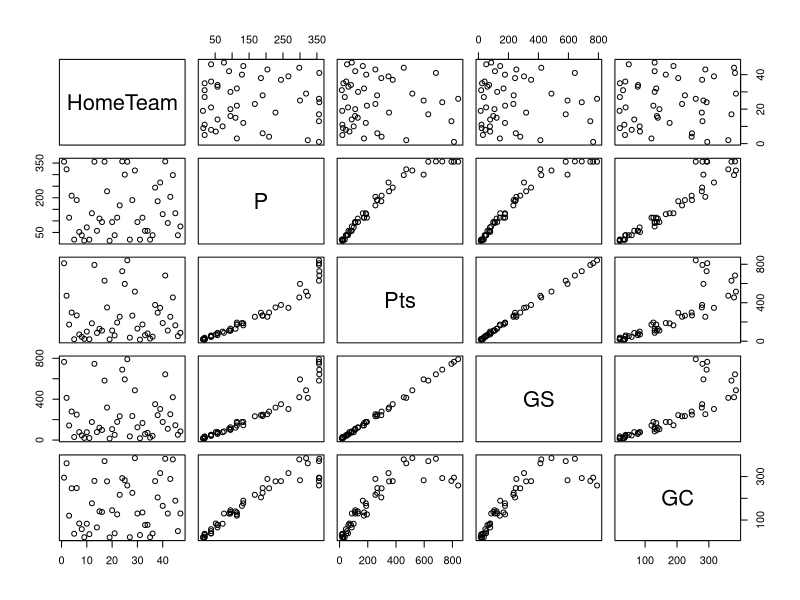
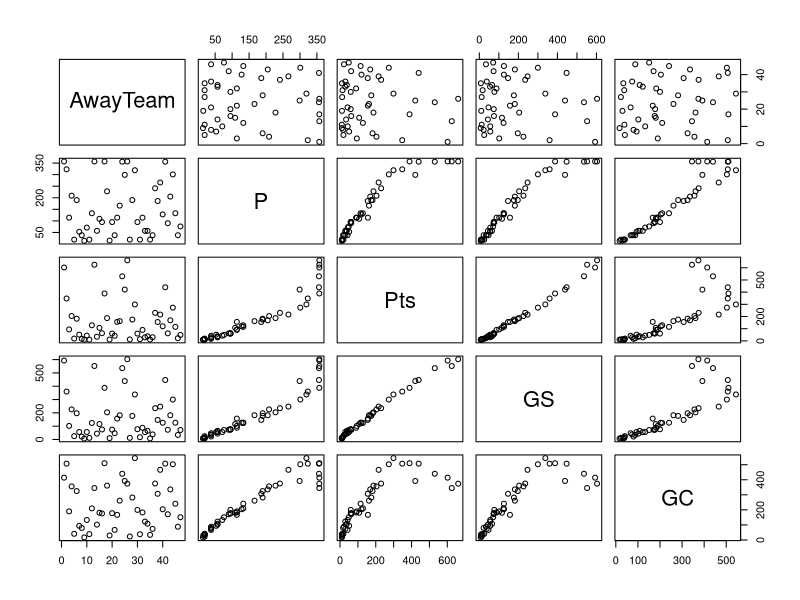

The R source for these figures, in order: (Note: this script raises an error after producing the figures.)
## ---- chunk 1
knitr::opts_chunk$set(echo = TRUE)
## ---- chunk 2
library(tidyverse)
library(dplyr)
## ---- chunk 3
EPL <- read.csv("EPL.csv")
sMatch <- paste(EPL$HomeTeam, EPL$AwayTeam, sep = " - ")
sTeams <- unique(c(EPL$HomeTeam, EPL$AwayTeam)) %>% sort

home_table <- EPL %>% 
          group_by(HomeTeam) %>%
          summarise(P = length(FTR),
                    Pts = sum((FTHG > FTAG) * 3 + (FTHG == FTAG) * 1),
                    GS = sum(FTHG),
                    GC = sum(FTAG)) %>%
          ungroup()

away_table <- EPL %>% 
          group_by(AwayTeam) %>%
          summarise(P = length(FTR),
                    Pts = sum((FTHG < FTAG) * 3 + (FTHG == FTAG) * 1),
                    GS = sum(FTAG),
                    GC = sum(FTHG)) %>%
          ungroup()

EPL.team.stats <- data.frame(Team = sTeams,
                            Points = home_table$Pts + away_table$Pts,
                            GD = (home_table$GS + away_table$GS) - (home_table$GC + away_table$GC),
                            TGS = (home_table$GS + away_table$GS)/(home_table$P + away_table$P),
                            TGC = (home_table$GC + away_table$GC)/(home_table$P + away_table$P), stringsAsFactors = FALSE)
## ---- chunk 4
plot(home_table)
plot(away_table)
## ---- chunk 5
EPL.new <- expand.grid(HomeTeam = sTeams, AwayTeam = sTeams, stringsAsFactors = FALSE) %>%
            filter(HomeTeam != AwayTeam) %>%
            mutate(Match = paste(HomeTeam, AwayTeam, sep = " - ")) %>%
            filter(!(Match %in% sMatch)) %>%
            select(-Match) %>%
            mutate(HG = mean(EPL$FTHG),
                   AG = mean(EPL$FTAG),
                   TG = (mean(EPL$FTHG) + mean(EPL$FTAG))/2) %>%
            right_join(subset(EPL.team.stats, select = -c(Points, GD)),  by = c("HomeTeam" = "Team")) %>%
            right_join(subset(EPL.team.stats, select = -c(Points, GD)), by = c("AwayTeam" = "Team")) %>%
            setNames(c("HomeTeam", "AwayTeam", "HG", "AG", "TG", 
                       "GS.by.H", "GC.by.H", "GS.by.A", "GC.by.A")) %>%
            mutate(ExpHG = (GS.by.H / TG) * (GC.by.A / TG) * (HG / TG) * TG,
                   ExpAG = (GS.by.A / TG) * (GC.by.H / TG) * (AG / TG) * TG) %>%
            ungroup()
## ---- chunk 6
iSimulation <- 10000
n <- length(sTeams)

EPL.all <- data.frame(Team = rep(sTeams, iSimulation),
                     SimNo = rep(1:iSimulation, each = n),
                     Pts = rep(NA, n * iSimulation),
                     GD = rep(NA, n * iSimulation),
                     Rank = rep(NA, n * iSimulation))

pb <- winProgressBar(title = "Running Simulations", 
                     label = "Simulating ... 0% done", 
                     min = 0, 
                     max = iSimulation, 
                     initial = 0)

set.seed(1234)
for (i in 1:iSimulation){
  
  tmp <- EPL.new %>% 
              mutate(x1 = rpois(nrow(EPL.new), lambda = EPL.new$ExpHG), 
                     x2 = rpois(nrow(EPL.new), lambda = EPL.new$ExpAG), 
                     HPts = 3 * (x1 > x2) + 1 * (x1 == x2),
                     APts = 3 * (x1 < x2) + 1 * (x1 == x2))
  
  res <- EPL.team.stats %>% select(Points, GD) + 
         tmp %>% group_by(HomeTeam) %>% summarise(Pts = sum(HPts),
                                                  GD = sum(x1) - sum(x2)) %>% select(Pts, GD) + 
         tmp %>% group_by(AwayTeam) %>% summarise(Pts = sum(APts),
                                                  GD = sum(x2) - sum(x1)) %>% select(Pts, GD) 

  EPL.all[(n*(i-1) + 1):(n*i), c("Pts", "GD")] <- res
  
  res$PGD <- res$Points + (res$GD - min(res$GD) + 1) / max((res$GD - min(res$GD) + 1) + 1)
  EPL.all[(n*(i-1) + 1):(n*i), c("Rank")] <- rank(-res$PGD, ties.method = "random")  

  info <- sprintf("Simulating ... %d%% done", round((i/iSimulation)*100))
  setWinProgressBar(pb, i, label = info)  
}
close(pb)
## ---- chunk 7
EPL.all %>% filter(Rank == 1) %>% select(Team) %>% table/iSimulation
## ---- chunk 8
EPL.all %>% filter(Team == "Manchester United") %>% select(Rank) %>% table/iSimulation
## ---- chunk 9
EPL.all %>% filter(Team == "Manchester United") %>% select(Rank) %>% table/iSimulation
